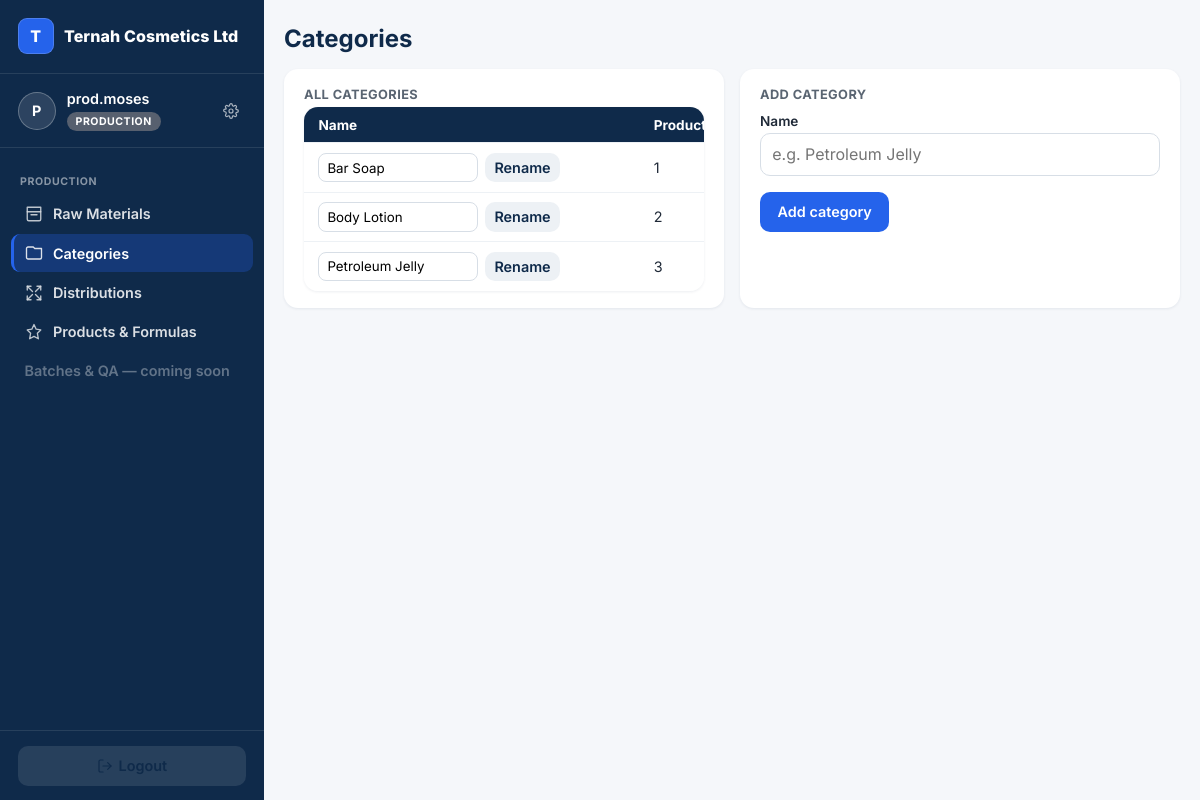
The page /production/categories/ (signed in) on the database its author committed.
### accounts/models.py (models this page shows, shortened)
class User(AbstractUser):
    ROLES = [
        ("OWNER", "Owner"),                # reports only
        ("MANAGER", "Manager"),            # outlet manager; can switch views
        ("CASHIER", "Cashier"),
        ("SALES_REP", "Sales Person / Rep"),
        ("PRODUCTION", "Production"),
    ]
    business = models.ForeignKey("platformadmin.Business", null=True, blank=True,
                                 on_delete=models.CASCADE, related_name="users")
    branch = models.ForeignKey("core.Branch", null=True, blank=True,
                               on_delete=models.SET_NULL, related_name="users")
    role = models.CharField(max_length=15, choices=ROLES, default="CASHIER")
    can_swap = models.BooleanField(default=False)    # False -> swap goes through PendingAction
    can_refund = models.BooleanField(default=False)
    phone = models.CharField(max_length=30, blank=True)
    modules = models.ManyToManyField("platformadmin.Module", blank=True, related_name="users_with_access",
                                     help_text="Which of the business's subscribed modules this user can open.")
    allowed_tiers = models.JSONField(default=list, blank=True,
                                     help_text="Which product price tiers (RETAIL/WHOLESALE/DISTRIBUTION/CUSTOM) "
                                                "this seller may use at the POS.")
    def switchable_views(self):
        if self.role != "MANAGER":
            return []

### platformadmin/models.py (models this page shows, shortened)
class Business(models.Model):
    name = models.CharField(max_length=150)                     # factory name — brands navbar + receipts
    slug = models.SlugField(unique=True)
    business_type = models.CharField(max_length=20, choices=[("FACTORY", "Factory Mode")], default="FACTORY")
    contact_email = models.EmailField()
    contact_phone = models.CharField(max_length=30, blank=True)
    address = models.TextField(blank=True)
    is_active = models.BooleanField(default=True)               # master switch — False = soft-locked
    trial_expires_at = models.DateTimeField(null=True, blank=True)
    subscription_expires_at = models.DateTimeField(null=True, blank=True)
    token_balance = models.PositiveIntegerField(default=0)      # 1 token = 1 cycle of 1 module
    created_at = models.DateTimeField(auto_now_add=True)
    class Meta:
        verbose_name_plural = "businesses"

### production/models.py (models this page shows, shortened)
class Category(TimeStamped):
    business = models.ForeignKey("platformadmin.Business", on_delete=models.CASCADE)
    name = models.CharField(max_length=80)
    class Meta:
        verbose_name_plural = "categories"

### production/views.py (the view, shortened to what this page needs)
# urls.py: path("categories/", views.category_list, name="categories"),
@production_staff_required
def category_list(request):
    biz = request.user.business
    error = None
    categories = Category.objects.filter(business=biz).annotate(product_count=Count("products")).order_by("name")
    return render(request, "production/categories.html", {"categories": categories, "error": error})

### accounts/context_processors.py (called while the page is built)
def active_view(request):
    user = getattr(request, "user", None)
    return {
        "active_view": getattr(request, "active_view", None),
        "switchable_views": user.switchable_views() if user and user.is_authenticated else [],
    }

### templates/production/categories.html (shortened to what this page needs)
{% extends "base.html" %}
{% block content %}
<div class="page-head">
  <h2>Categories</h2>
</div>
<div class="grid charts-2">
  <div class="card">
    <h3>All Categories</h3>
    <div class="table-scroll">
    <table class="list">
      <tr><th>Name</th><th>Products</th><th></th></tr>
      {% for c in categories %}
      <tr>
        <td>
          <form method="post" style="display:flex;gap:.4rem" action="{% url 'production:categories' %}">
            <input name="new_name" value="{{ c.name }}" style="width:160px;padding:.35rem .5rem;border:1px solid #D7DEE6;border-radius:8px;font-family:inherit">
            <button class="btn ghost" style="background:#EDF1F5;color:var(--ternah-navy);padding:.35rem .6rem;min-height:auto">Rename</button>
          </form>
        </td>
        <td>{{ c.product_count }}</td>
      </tr>
      {% empty %}<tr><td colspan="3" style="color:var(--muted)">No categories yet.</td></tr>{% endfor %}
    </table>
    </div>
  </div>
  <div class="card">
    <h3>Add Category</h3>
    <form method="post" action="{% url 'production:categories' %}" class="stack">
      <label>Name</label>
      <input name="name" required placeholder="e.g. Petroleum Jelly">
      <button class="btn" style="margin-top:1rem">Add category</button>
    </form>
  </div>
</div>
{% endblock %}

### templates/base.html (shortened to what this page needs)
<!DOCTYPE html>
<html lang="en">
<head>
</head>
<body>
{% if request.user.is_authenticated %}
  <div class="app-shell">
    <aside class="sidebar">
      <div class="sidebar-brand">
        <span class="brand-mark" aria-hidden="true">{{ request.user.business.name|default:"Ternah for Factories"|first|upper }}</span>
        <span class="brand-name">{{ request.user.business.name|default:"Ternah for Factories" }}</span>
      </div>
      <div class="sidebar-identity">
        <span class="avatar" aria-hidden="true">{{ request.user.username|first|upper }}</span>
        <div class="identity-text">
          <span class="identity-name">{{ request.user.username }}</span>
          {% if request.user.is_superuser %}
            <span class="role-pill role-super">Platform Admin</span>
          {% else %}
            <span class="role-pill role-{{ request.user.role|lower }}">{{ request.user.get_role_display }}</span>
          {% endif %}
        </div>
        <a class="settings-link" href="{% url 'password_change' %}" title="Change password" aria-label="Change password">
        </a>
      </div>
      <nav class="sidebar-nav">
        {% if request.user.is_superuser %}
          <div class="nav-section-label">Platform</div>
          <a class="nav-link {% if request.resolver_match.namespace == 'platformadmin' and request.resolver_match.url_name == 'dashboard' %}active{% endif %}"
             href="{% url 'platformadmin:dashboard' %}">
            <svg width="18" height="18" viewBox="0 0 24 24" fill="none" stroke="currentColor" stroke-width="1.8" stroke-linecap="round" stroke-linejoin="round"><rect x="4" y="3" width="16" height="18" rx="1.5"/><path d="M9 21v-4h6v4"/><path d="M8 7h.01M12 7h.01M16 7h.01M8 11h.01M12 11h.01M16 11h.01"/></svg>
            Tenants
          </a>
          <a class="nav-link {% if request.resolver_match.namespace == 'platformadmin' and request.resolver_match.url_name == 'onboard' %}active{% endif %}"
             href="{% url 'platformadmin:onboard' %}">
            <svg width="18" height="18" viewBox="0 0 24 24" fill="none" stroke="currentColor" stroke-width="1.8" stroke-linecap="round" stroke-linejoin="round"><circle cx="12" cy="12" r="9"/><path d="M12 8v8M8 12h8"/></svg>
            Onboard a Factory
          </a>
        {% elif request.user.role == "PRODUCTION" %}
          <div class="nav-section-label">Production</div>
          <a class="nav-link "
             href="{% url 'production:raw_materials' %}">
            <svg width="18" height="18" viewBox="0 0 24 24" fill="none" stroke="currentColor" stroke-width="1.8" stroke-linecap="round" stroke-linejoin="round"><path d="M3 3h18v6H3z"/><path d="M3 9v10a2 2 0 0 0 2 2h14a2 2 0 0 0 2-2V9"/><path d="M8 13h8"/></svg>
            Raw Materials
          </a>
          <a class="nav-link {% if request.resolver_match.namespace == 'production' and request.resolver_match.url_name == 'categories' %}active{% endif %}"
             href="{% url 'production:categories' %}">
            <svg width="18" height="18" viewBox="0 0 24 24" fill="none" stroke="currentColor" stroke-width="1.8" stroke-linecap="round" stroke-linejoin="round"><path d="M4 4h7l2 2h9v12a2 2 0 0 1-2 2H4a2 2 0 0 1-2-2V6a2 2 0 0 1 2-2z"/></svg>
            Categories
          </a>
          <a class="nav-link {% if request.resolver_match.namespace == 'production' and request.resolver_match.url_name == 'distributions' or request.resolver_match.url_name == 'distribution_create' %}active{% endif %}"
             href="{% url 'production:distributions' %}">
            <svg width="18" height="18" viewBox="0 0 24 24" fill="none" stroke="currentColor" stroke-width="1.8" stroke-linecap="round" stroke-linejoin="round"><path d="M16 3h5v5"/><path d="M8 3H3v5"/><path d="M3 16v5h5"/><path d="M21 16v5h-5"/><path d="M3 3l7 7M21 3l-7 7M3 21l7-7M21 21l-7-7"/></svg>
            Distributions
          </a>
          <a class="nav-link "
             href="{% url 'production:product_list' %}">
            <svg width="18" height="18" viewBox="0 0 24 24" fill="none" stroke="currentColor" stroke-width="1.8" stroke-linecap="round" stroke-linejoin="round"><path d="M12 2l2.9 6.26L21 9.27l-4.5 4.39L17.8 21 12 17.77 6.2 21l1.3-7.34L3 9.27l6.1-1.01z"/></svg>
            Products & Formulas
          </a>
          <span class="nav-link disabled">Batches & QA — coming soon</span>
        {% else %}
          <div class="nav-section-label">{{ request.user.get_role_display }}</div>
          <span class="nav-link disabled">Screens coming soon</span>
        {% endif %}
      </nav>
      <div class="sidebar-footer">
        <form method="post" action="{% url 'logout' %}">{% csrf_token %}
          <button class="btn ghost" type="submit">
            <svg width="16" height="16" viewBox="0 0 24 24" fill="none" stroke="currentColor" stroke-width="1.8" stroke-linecap="round" stroke-linejoin="round"><path d="M9 21H5a2 2 0 0 1-2-2V5a2 2 0 0 1 2-2h4"/><path d="M16 17l5-5-5-5"/><path d="M21 12H9"/></svg>
            Logout
          </button>
        </form>
      </div>
    </aside>
    <div class="main-col">
      <main>
{% endif %}
{% block content %}{% endblock %}
{% if request.user.is_authenticated %}
      </main>
    </div>
  </div>
{% endif %}
</body>
</html>

### rows shown on the page
User: user.business.name|first "T", user.business.name "Ternah Cosmetics Ltd", user.username|first "P", user.username "prod.moses", user.role "PRODUCTION"
Category: new_name "Bar Soap", product_count "1"
Category: new_name "Body Lotion", product_count "2"
Category: new_name "Petroleum Jelly", product_count "3"
